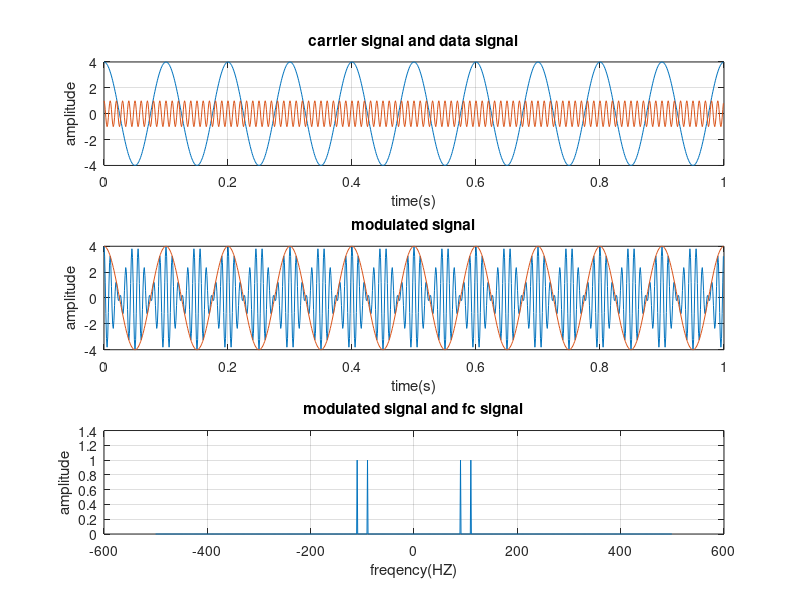

Write the MATLAB code that produced this figure.
clc;
clear all;
close all;



fs=1000;
dt=1/fs;
t=0:dt:1-dt;
a=4;
fm=10;
fc=100;
c= cos(2*pi*fc*t);
x= a*cos(2*pi*fm*t);
Y_DSB= x.*c;


subplot(3,1,1)
plot(t, x);
grid on
hold on
plot(t, c);
xlabel('time(s)')
ylabel('amplitude')
title('carrier signal and data signal')

subplot(3,1,2);
plot(t, Y_DSB);
grid on
hold on
plot(t, x);
xlabel('time(s)')
ylabel('amplitude')
title('modulated signal')



f= -fs/2:1:fs/2-1;
Y= fftshift(fft(Y_DSB))/fs;
C= fftshift(fft(c)/fs); %carrier
subplot(3,1,3);
plot(f, abs(Y));
xlabel('freqency(HZ)')
ylabel('amplitude')
title('modulated signal and fc signal')
grid on
